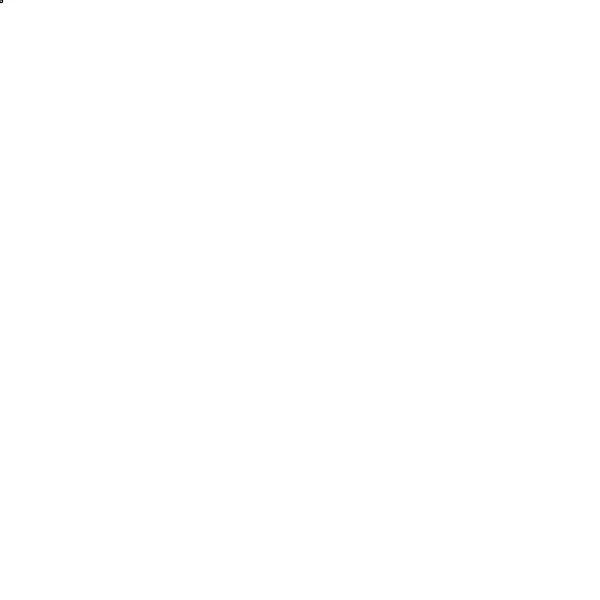
Frame 1 (no input)
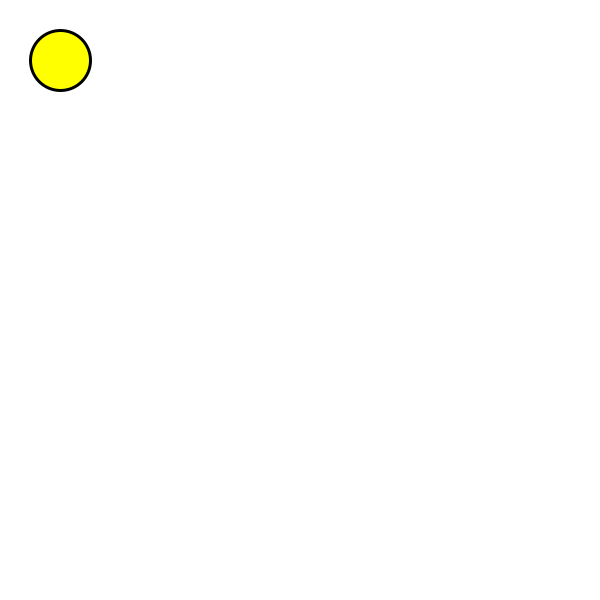
Frame 60 (the mouse pressed at the canvas centre just before this capture)
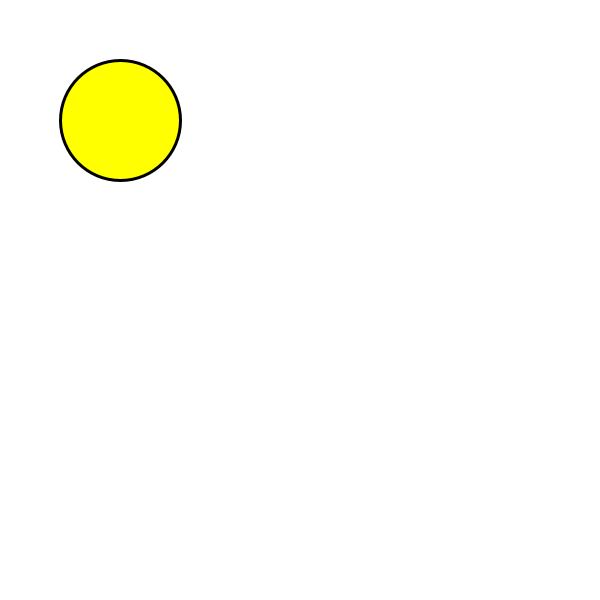
Frame 120 (the mouse held since frame 60 and released just before this capture)

The Processing sketch that drew these frames (run headless with seeded random() and noise(); from frame 60 on, the mouse is pressed at the canvas centre):

// Processing sketch: sketch_211201a
// ── sketch_211201a.pde
void setup() {
 size(600,600);
 background(255);
}

void draw() {
  background(255);
  fill(255, 255, 0);
  strokeWeight(3);
  ellipse(frameCount, frameCount, frameCount, frameCount);
}
